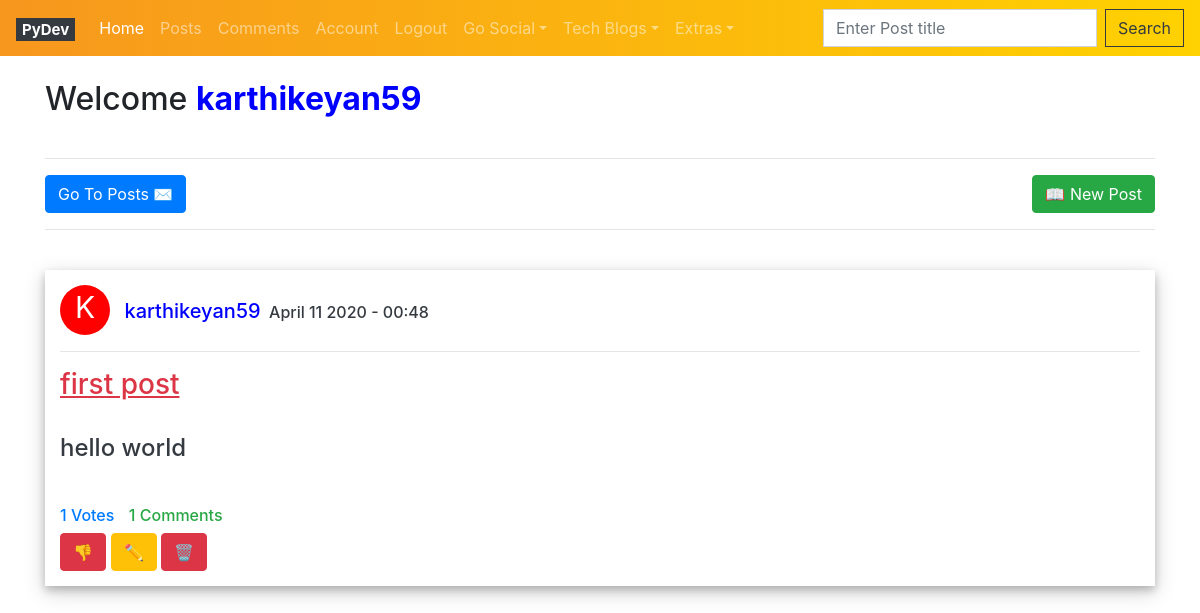
The app's page /home/karthikeyan59 (signed in), older data.
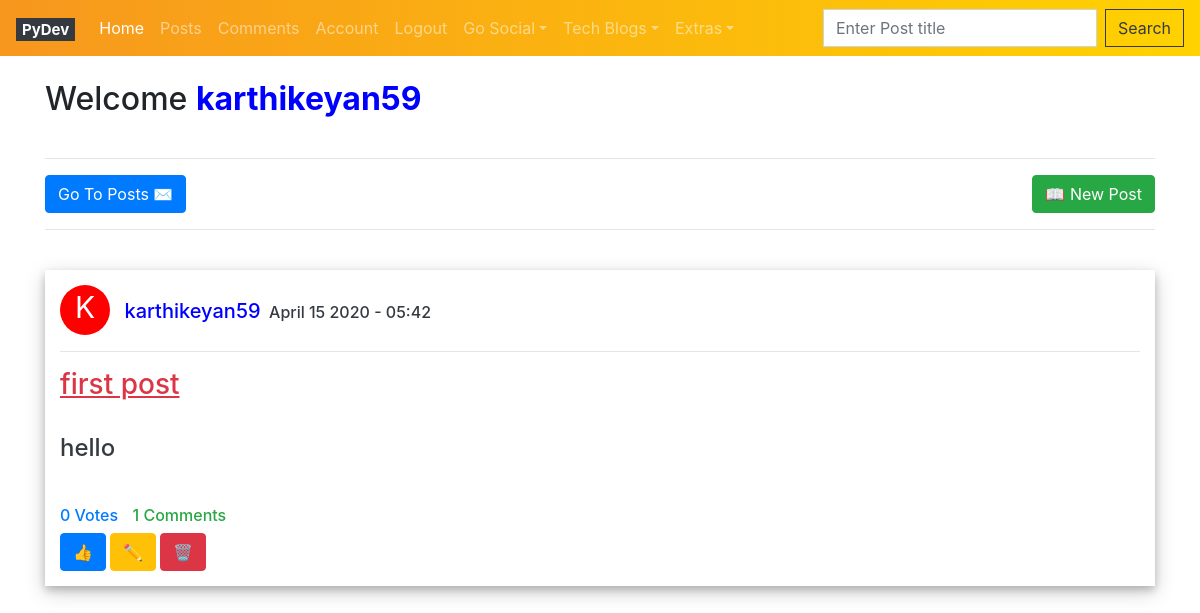
The same page, newer data.
### models/__init__.py (models this page shows)
class Posts(db.Model):
	__tablename__ = 'posts'
	id = db.Column(db.Integer,primary_key = True)
	title = db.Column(db.String(100),nullable = False,default = 'N/A')
	content = db.Column(db.Text,nullable = False,default = 'N/A')
	author = db.Column(db.String(10),nullable = False,default = 'N/A')
	created = db.Column(db.DateTime, default=datetime.now)
	owner_id = db.Column(db.Integer,db.ForeignKey('user.id'))
	likes = db.relationship('PostLike',backref = 'post',lazy ='dynamic')
	comments = db.relationship('Comments',backref = 'post',lazy='dynamic',cascade ="all, delete-orphan")

### views/__init__.py (the view)
@app.route('/home/<cur_user>',methods = ['GET','POST'])
@login_required
def home(cur_user):
	user_val = session.get('user_val', None)
	if request.method == 'POST':
		title = request.form['title']
		content =  request.form['content']
		author = user_val
		created = datetime.now()+timedelta(hours = 5,minutes = 30)
		user = User.query.filter_by(username = user_val).first()
		new_post = Posts(title = title,content = content,author = author,owner = user,created = created)
		db.session.add(new_post)
		db.session.commit()
		return redirect('/home/%s'%(user_val,))
	else:
		some = User.query.filter_by(username = user_val).first()
		some.posts.reverse()
		allposts = some.posts
		return render_template('home.html',posts = allposts,id = id,user = cur_user,color = some.color)

### models/__init__.py (called while the page is built)
	def has_liked_post(self,post):
		return PostLike.query.filter(PostLike.user_id == self.id, PostLike.post_id == post.id).count() > 0

### views/__init__.py (called while the page is built)
@loginmanager.user_loader
def load_user(user_id):
	return User.query.get(int(user_id))

@app.context_processor
def context_processor():
	user_val = session.get('user_val', None)
	return dict(key = user_val)

### templates/home.html (shortened to what this page needs)
{% extends 'base.html' %}
{% block head %}
<br>
<h2 style="display:inline;">Welcome <b style="color:blue;">{{ user }}</b></h2>
<br>
<br>
{% endblock %}
{% block body %}
<div>
  <hr>
  <a class="btn btn-primary" href="/posts" role="button">Go To Posts ✉️</a>
  <a style="display:inline;" class="btn btn-success float-right" id="newpost" href="/posts/new">📖 New Post</a>
  <hr>
</div>
{% if posts %}
  {% for post in posts %}
    <br>
    <div style="padding: 15px; background-color: white; box-shadow: 0 4px 8px 0 rgba(0, 0, 0, 0.2), 0 6px 20px 0 rgba(0, 0, 0, 0.19);;">
      <div id="profileicon" class="circle" style="background-color:{{ post.owner.color }} ;">{{ post.author[0].upper() }}</div>
      <div id='postdetail'><h5 id='postdetail' style="color:blue;">{{ post.author }}</h5><h6 id='postdetail' class="text-dark">&nbsp;&nbsp;{{ post.created.strftime('%B %d %Y - %H:%M') }}</h6></div>
      <hr>
        <h3 class="text-danger"><u>{{ post.title }}</u></h3><br>
        <h4><p class="text-dark" style = "white-space:pre-wrap">{{ post.content }}</p></h4><br>
        <h6 id="profileicon" class="text-primary">{{ post.likes.count() }}&nbsp;Votes</h6>
        <h6 id="postdetail" class="text-success">{{ post.comments.count() }}&nbsp;Comments</h6>
        <br>
        {% if current_user.has_liked_post(post) %}
          <small><a class="btn btn-danger" id='unlike' href="{{ url_for('like_action', post_id=post.id, action='unlike') }}">👎</a></small>
          <small><a class = "btn btn-warning" href="/home/edit/{{ post.id }}">✏️</a></small>
          <small><a class = "btn btn-danger" id="deletepost" href ="/home/delete/{{ post.id }}">🗑️</a></small>
          <br>
        {% else %}
          <small>
          <a class="btn btn-primary" id="like" href="{{ url_for('like_action', post_id=post.id, action='like') }}">👍</a>
          </small><small><a class = "btn btn-warning" href="/home/edit/{{ post.id }}">✏️</a></small>
          <small><a class = "btn btn-danger" id="deletepost" href ="/home/delete/{{ post.id }}">🗑️</a></small>
          <br>
        {% endif %}
    </div>
  {% endfor %}
{% else %}
  <h3 class="text-warning">No Posts!</h3>
{% endif %}
{% endblock %}

Row changes from the older to the newer data that the page shows:
changed Posts "first post": created "April 11 2020 - 00:48" → "April 15 2020 - 05:42"; content "hello world" → "hello"; likes.count "1" → "0"; text "👎" → "👍"
